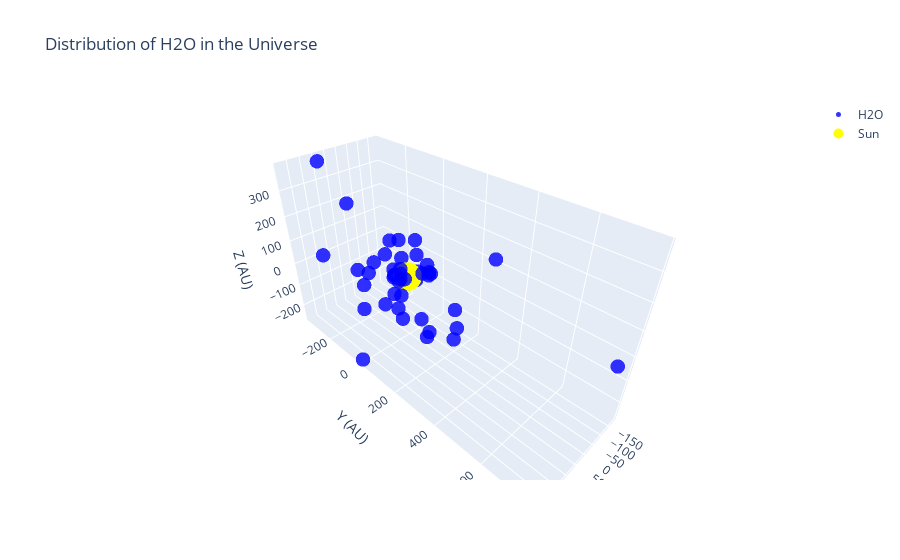
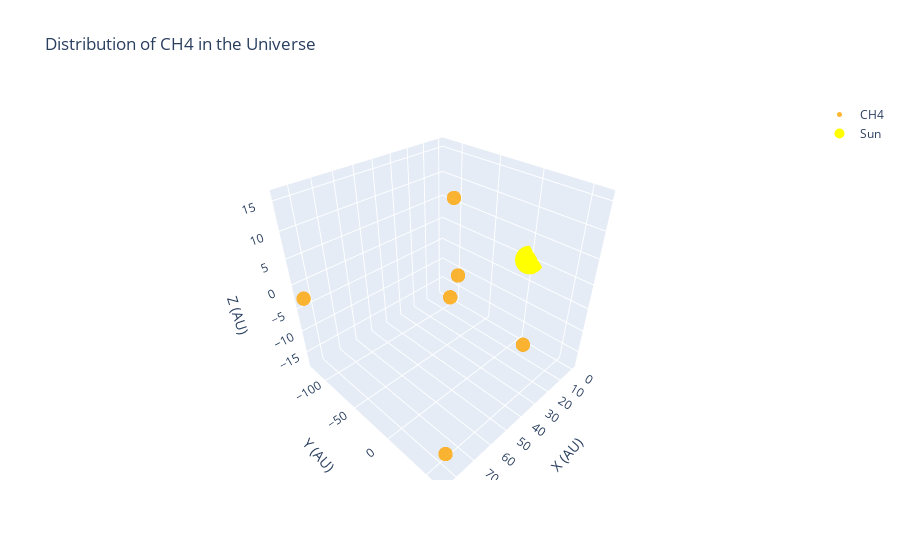
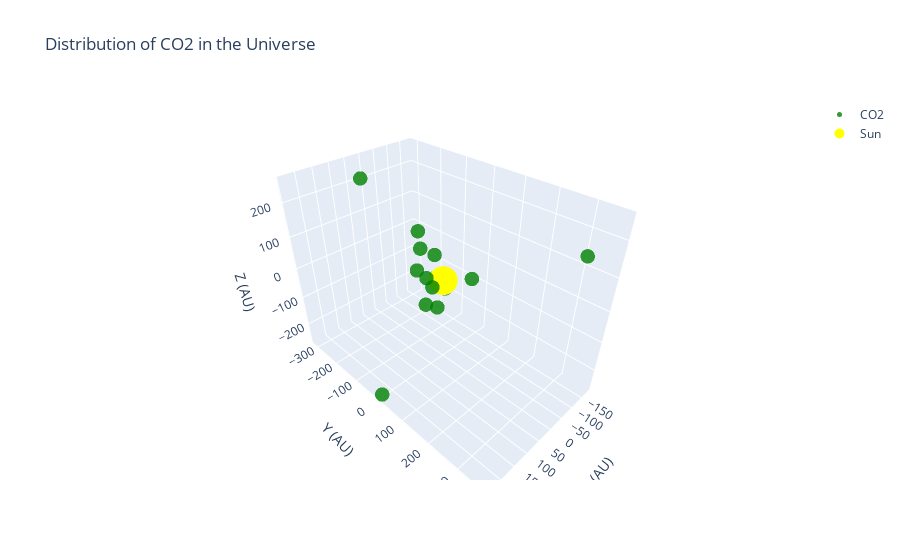
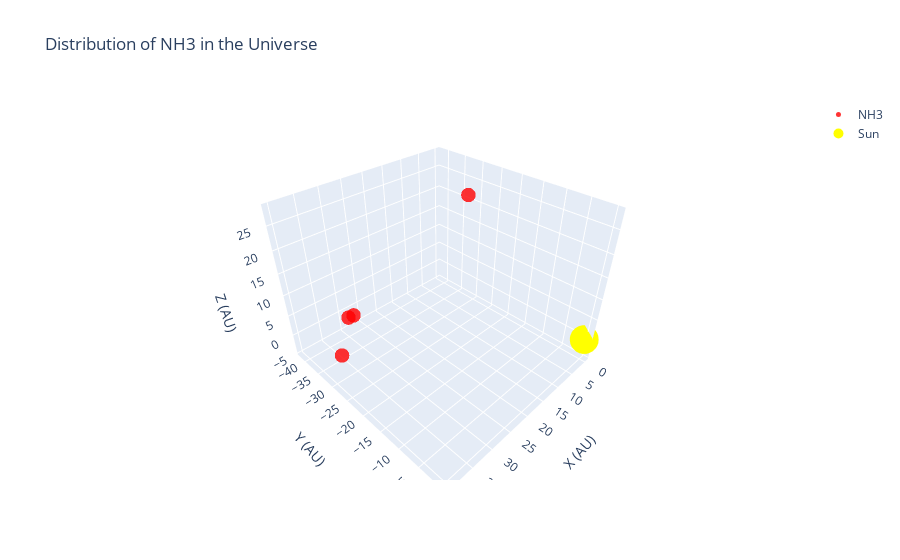

Here is the notebook cell these charts were saved with, in order:
### Markdown cell above
## Question 2: What molecules are most prevelant in which regions of the universe (3d graph)

### Code cell
import numpy as np
import plotly.graph_objects as go #to create interactive visualization



# Defining the molecules and their colors
molecules = ['H2O', 'CH4', 'CO2', 'NH3', 'CO', 'SO2', 'HCN']
colors = ['blue', 'orange', 'green', 'red', 'purple', 'brown', 'pink']


for i, molecule in enumerate(molecules): #iterate over molecules list
    molecule_data = cleanedDF.where(cleanedDF[molecule]==1) #get the rows where the molecule is present, merged_df[molecule] is a boolean Series
    # Converting RA and DEC to Cartesian coordinates
    #.radians to convert from degrees to radians
    # coordinates expressed in AU (astronomical units)
    # One AU is defined as the mean distance between the Earth and the Sun
    # implicitly assuming that the Sun (or the center of the planetary system) is at the origin (0, 0, 0) of our coordinate system.
    molecule_x = molecule_data['DistancetoPlanetarySystem'] * np.cos(np.radians(molecule_data['RightAscension'])) * np.cos(np.radians(molecule_data['Declination']))
    molecule_y = molecule_data['DistancetoPlanetarySystem'] * np.sin(np.radians(molecule_data['RightAscension'])) * np.cos(np.radians(molecule_data['Declination']))
    molecule_z = molecule_data['DistancetoPlanetarySystem'] * np.sin(np.radians(molecule_data['Declination']))

    fig = go.Figure(data=[
       go.Scatter3d( #create the 3D scatter plot
        x=molecule_x,
        y=molecule_y,
        z=molecule_z,
        mode='markers',
        marker=dict(
            size=5,
            color=colors[i],
            opacity=0.8
        ),
        name=molecule, #legend label
        text=molecule_data['PlanetName'], #planet name displayed when hover
        hoverinfo='text'
     ),
     go.Scatter3d(  # Add a point for the Sun
     x=[0],  # the Sun is at the origin (0, 0, 0)
     y=[0],
     z=[0],
     mode='markers',
     marker=dict(
        size=10,
        color='yellow',
        opacity=1
     ),
     name='Sun', 
     text=['Sun'], 
     hoverinfo='text'
   )
  ])

    layout = go.Layout( #customize appearance of plot
        title=f'Distribution of {molecule} in the Universe',
        scene=dict(
            xaxis=dict(title='X (AU)'),
            yaxis=dict(title='Y (AU)'),
            zaxis=dict(title='Z (AU)')
        )
    )

    fig.update_layout(layout)
    fig.show()

### Figure 1 — Plotly figure (JSON) as saved in the notebook; plotly's stock layout.template omitted (floating-point values rounded to 4 significant figures)
{"data": [{"hoverinfo": "text", "marker": {"color": "blue", "opacity": 0.8, "size": 5}, "mode": "markers", "name": "H2O", "text": [null, null, "CoRoT-1 b", null, null, null, null, "GJ 9827 d", "HAT-P-1 b", null, null, "HAT-P-7 b", "HAT-P-11 b", "HAT-P-12 b", null, "HAT-P-18 b", null, null, "HAT-P-26 b", "HAT-P-32 b", null, "HAT-P-41 b", null, null, null, null, null, null, "HATS-5 b", null, "HD 3167 c", null, null, null, null, null, null, "HD 106315 c", "HD 149026 b", "HD 189733 b", "HD 209458 b", null, null, null, null, "KELT-2 A b", null, "KELT-7 b", null, "KELT-11 b", null, null, null, null, null, null, "KOI-13 b", null, null, null, null, "LHS 1140 b", null, "LTT 9779 b", "MASCARA-1 b", null, null, null, "TOI-270 d", "TOI-674 b", null, null, null, null, null, null, null, null, null, null, null, null, "WASP-6 b", null, null, "WASP-12 b", "WASP-17 b", "WASP-18 b", "WASP-19 b", null, null, null, "WASP-33 b", "WASP-43 b", null, null, null, "WASP-52 b", null, "WASP-62 b", "WASP-63 b", null, "WASP-69 b", "WASP-74 b", "WASP-76 b", "WASP-77 A b", "WASP-79 b", "WASP-80 b", null, null, "WASP-96 b", null, null, null, null, "WASP-107 b", "WASP-117 b", null, "WASP-121 b", null, null, null, null, null, null, null, "XO-1 b"], "type": "scatter3d", "x": [null, null, -164.6, null, null, null, null, 29.35, 119.6, null, null, 86.46, 11.73, -90.23, null, -31.95, null, null, -118.4, 170.0, null, 159.3, null, null, null, null, null, null, 88.76, null, 46.6, null, null, null, null, null, null, -109.1, -22.65, 9.166, 39.89, null, null, null, null, -5.343, null, 23.17, null, -92.88, null, null, null, null, null, null, 103.6, null, null, null, null, 14.18, null, 63.69, 132.1, null, null, null, 5.096, -35.55, null, null, null, null, null, null, null, null, null, null, null, null, 178.0, null, null, -49.33, -179.3, 78.6, -159.8, null, null, null, 77.5, -77.41, null, null, null, 169.3, null, 3.843, -17.24, null, 35.2, 84.59, 173.6, 83.18, 85.11, 27.22, null, null, 238.7, null, null, null, null, -63.05, 80.85, null, -63.34, null, null, null, null, null, null, null, -70.89], "y": [null, null, 769.3, null, null, null, null, -4.244, -33.28, null, null, -211.4, -22.34, -50.82, null, -131.5, null, null, -77.38, 102.3, null, -308.3, null, null, null, null, null, null, 211.4, null, 7.165, null, null, null, null, null, null, -6.623, -55.02, -15.76, -22.3, null, null, null, null, 114.8, null, 111.8, null, 30.71, null, null, null, null, null, null, -339.4, null, null, null, null, 2.82, null, -1.48, -120.9, null, null, null, 12.88, 9.8, null, null, null, null, null, null, null, null, null, null, null, null, -37.33, null, null, 367.9, -310.1, 35.58, 98.22, null, null, null, 57.8, 36.25, null, null, null, -34.46, null, 76.93, 227.4, null, -35.17, -122.9, 87.07, 63.04, 194.5, -41.65, null, null, 4.361, null, null, null, null, -9.295, 60.43, null, 199.7, null, null, null, null, null, null, null, -125.5], "z": [null, null, -42.64, null, null, null, null, -0.6653, 99.35, null, null, 253.3, 28.1, 98.25, null, 87.93, null, null, 10.04, 210.4, null, 28.36, null, null, null, null, null, null, -90.23, null, 3.612, null, null, null, null, null, null, -0.7509, 47.07, 7.63, 15.63, null, null, null, null, 68.96, null, 75.08, null, -16.19, null, null, null, null, null, null, 378.8, null, null, null, null, -3.948, null, -49.11, 33.96, null, null, null, -17.7, -27.64, null, null, null, null, null, null, null, null, null, null, null, null, -75.99, null, null, 211.5, -190.9, -88.34, -191.9, null, null, null, 74.32, -14.77, null, null, null, 26.63, null, -157.8, -180.3, null, -4.437, -2.802, 9.162, -12.93, -125.6, -1.863, null, null, -259.3, null, null, null, null, -11.4, -121.5, null, -170.2, null, null, null, null, null, null, null, 77.21]}, {"hoverinfo": "text", "marker": {"color": "yellow", "opacity": 1, "size": 10}, "mode": "markers", "name": "Sun", "text": ["Sun"], "type": "scatter3d", "x": [0], "y": [0], "z": [0]}], "layout": {"scene": {"xaxis": {"title": {"text": "X (AU)"}}, "yaxis": {"title": {"text": "Y (AU)"}}, "zaxis": {"title": {"text": "Z (AU)"}}}, "title": {"text": "Distribution of H2O in the Universe"}}}

### Figure 2 — Plotly figure (JSON) as saved in the notebook; plotly's stock layout.template omitted (floating-point values rounded to 4 significant figures)
{"data": [{"hoverinfo": "text", "marker": {"color": "orange", "opacity": 0.8, "size": 5}, "mode": "markers", "name": "CH4", "text": [null, null, null, null, null, null, null, null, null, null, null, null, null, null, null, null, null, null, null, null, null, null, null, null, null, null, null, null, null, null, null, null, null, null, null, null, null, null, null, null, "HD 209458 b", null, null, null, null, null, null, null, null, null, null, null, null, null, null, null, null, null, null, null, null, null, null, null, null, null, null, null, "TOI-270 d", null, null, null, null, null, null, null, null, null, null, null, null, null, null, null, null, null, null, null, null, null, null, null, null, null, null, null, null, null, null, null, null, null, "WASP-69 b", "WASP-74 b", null, "WASP-77 A b", null, "WASP-80 b", null, null, null, null, null, null, null, null, null, null, null, null, null, null, null, null, null, null, null], "type": "scatter3d", "x": [null, null, null, null, null, null, null, null, null, null, null, null, null, null, null, null, null, null, null, null, null, null, null, null, null, null, null, null, null, null, null, null, null, null, null, null, null, null, null, null, 39.89, null, null, null, null, null, null, null, null, null, null, null, null, null, null, null, null, null, null, null, null, null, null, null, null, null, null, null, 5.096, null, null, null, null, null, null, null, null, null, null, null, null, null, null, null, null, null, null, null, null, null, null, null, null, null, null, null, null, null, null, null, null, null, 35.2, 84.59, null, 83.18, null, 27.22, null, null, null, null, null, null, null, null, null, null, null, null, null, null, null, null, null, null, null], "y": [null, null, null, null, null, null, null, null, null, null, null, null, null, null, null, null, null, null, null, null, null, null, null, null, null, null, null, null, null, null, null, null, null, null, null, null, null, null, null, null, -22.3, null, null, null, null, null, null, null, null, null, null, null, null, null, null, null, null, null, null, null, null, null, null, null, null, null, null, null, 12.88, null, null, null, null, null, null, null, null, null, null, null, null, null, null, null, null, null, null, null, null, null, null, null, null, null, null, null, null, null, null, null, null, null, -35.17, -122.9, null, 63.04, null, -41.65, null, null, null, null, null, null, null, null, null, null, null, null, null, null, null, null, null, null, null], "z": [null, null, null, null, null, null, null, null, null, null, null, null, null, null, null, null, null, null, null, null, null, null, null, null, null, null, null, null, null, null, null, null, null, null, null, null, null, null, null, null, 15.63, null, null, null, null, null, null, null, null, null, null, null, null, null, null, null, null, null, null, null, null, null, null, null, null, null, null, null, -17.7, null, null, null, null, null, null, null, null, null, null, null, null, null, null, null, null, null, null, null, null, null, null, null, null, null, null, null, null, null, null, null, null, null, -4.437, -2.802, null, -12.93, null, -1.863, null, null, null, null, null, null, null, null, null, null, null, null, null, null, null, null, null, null, null]}, {"hoverinfo": "text", "marker": {"color": "yellow", "opacity": 1, "size": 10}, "mode": "markers", "name": "Sun", "text": ["Sun"], "type": "scatter3d", "x": [0], "y": [0], "z": [0]}], "layout": {"scene": {"xaxis": {"title": {"text": "X (AU)"}}, "yaxis": {"title": {"text": "Y (AU)"}}, "zaxis": {"title": {"text": "Z (AU)"}}}, "title": {"text": "Distribution of CH4 in the Universe"}}}

### Figure 3 — Plotly figure (JSON) as saved in the notebook; plotly's stock layout.template omitted (floating-point values rounded to 4 significant figures)
{"data": [{"hoverinfo": "text", "marker": {"color": "green", "opacity": 0.8, "size": 5}, "mode": "markers", "name": "CO2", "text": [null, null, null, null, null, null, null, null, null, null, null, "HAT-P-7 b", null, null, null, "HAT-P-18 b", null, null, null, "HAT-P-32 b", null, null, null, null, null, null, null, null, null, null, "HD 3167 c", null, null, null, null, null, null, null, "HD 149026 b", "HD 189733 b", "HD 209458 b", null, null, null, null, null, null, null, null, null, null, null, null, null, null, null, null, null, null, null, null, null, null, "LTT 9779 b", null, null, null, null, "TOI-270 d", null, null, null, null, null, null, null, null, null, null, null, null, null, null, null, null, "WASP-12 b", "WASP-17 b", null, null, null, null, null, null, "WASP-43 b", null, null, null, null, null, null, null, null, null, null, null, "WASP-77 A b", null, null, null, null, "WASP-96 b", null, null, null, null, null, null, null, null, null, null, null, null, null, null, null, null], "type": "scatter3d", "x": [null, null, null, null, null, null, null, null, null, null, null, 86.46, null, null, null, -31.95, null, null, null, 170.0, null, null, null, null, null, null, null, null, null, null, 46.6, null, null, null, null, null, null, null, -22.65, 9.166, 39.89, null, null, null, null, null, null, null, null, null, null, null, null, null, null, null, null, null, null, null, null, null, null, 63.69, null, null, null, null, 5.096, null, null, null, null, null, null, null, null, null, null, null, null, null, null, null, null, -49.33, -179.3, null, null, null, null, null, null, -77.41, null, null, null, null, null, null, null, null, null, null, null, 83.18, null, null, null, null, 238.7, null, null, null, null, null, null, null, null, null, null, null, null, null, null, null, null], "y": [null, null, null, null, null, null, null, null, null, null, null, -211.4, null, null, null, -131.5, null, null, null, 102.3, null, null, null, null, null, null, null, null, null, null, 7.165, null, null, null, null, null, null, null, -55.02, -15.76, -22.3, null, null, null, null, null, null, null, null, null, null, null, null, null, null, null, null, null, null, null, null, null, null, -1.48, null, null, null, null, 12.88, null, null, null, null, null, null, null, null, null, null, null, null, null, null, null, null, 367.9, -310.1, null, null, null, null, null, null, 36.25, null, null, null, null, null, null, null, null, null, null, null, 63.04, null, null, null, null, 4.361, null, null, null, null, null, null, null, null, null, null, null, null, null, null, null, null], "z": [null, null, null, null, null, null, null, null, null, null, null, 253.3, null, null, null, 87.93, null, null, null, 210.4, null, null, null, null, null, null, null, null, null, null, 3.612, null, null, null, null, null, null, null, 47.07, 7.63, 15.63, null, null, null, null, null, null, null, null, null, null, null, null, null, null, null, null, null, null, null, null, null, null, -49.11, null, null, null, null, -17.7, null, null, null, null, null, null, null, null, null, null, null, null, null, null, null, null, 211.5, -190.9, null, null, null, null, null, null, -14.77, null, null, null, null, null, null, null, null, null, null, null, -12.93, null, null, null, null, -259.3, null, null, null, null, null, null, null, null, null, null, null, null, null, null, null, null]}, {"hoverinfo": "text", "marker": {"color": "yellow", "opacity": 1, "size": 10}, "mode": "markers", "name": "Sun", "text": ["Sun"], "type": "scatter3d", "x": [0], "y": [0], "z": [0]}], "layout": {"scene": {"xaxis": {"title": {"text": "X (AU)"}}, "yaxis": {"title": {"text": "Y (AU)"}}, "zaxis": {"title": {"text": "Z (AU)"}}}, "title": {"text": "Distribution of CO2 in the Universe"}}}

### Figure 4 — Plotly figure (JSON) as saved in the notebook; plotly's stock layout.template omitted (floating-point values rounded to 4 significant figures)
{"data": [{"hoverinfo": "text", "marker": {"color": "red", "opacity": 0.8, "size": 5}, "mode": "markers", "name": "NH3", "text": [null, null, null, null, null, null, null, null, null, null, null, null, "HAT-P-11 b", null, null, null, null, null, null, null, null, null, null, null, null, null, null, null, null, null, null, null, null, null, null, null, null, null, null, null, "HD 209458 b", null, null, null, null, null, null, null, null, null, null, null, null, null, null, null, null, null, null, null, null, null, null, null, null, null, null, null, null, null, null, null, null, null, null, null, null, null, null, null, null, null, null, null, null, null, null, null, null, null, null, null, null, null, null, null, null, null, null, null, null, null, "WASP-69 b", null, null, null, null, "WASP-80 b", null, null, null, null, null, null, null, null, null, null, null, null, null, null, null, null, null, null, null], "type": "scatter3d", "x": [null, null, null, null, null, null, null, null, null, null, null, null, 11.73, null, null, null, null, null, null, null, null, null, null, null, null, null, null, null, null, null, null, null, null, null, null, null, null, null, null, null, 39.89, null, null, null, null, null, null, null, null, null, null, null, null, null, null, null, null, null, null, null, null, null, null, null, null, null, null, null, null, null, null, null, null, null, null, null, null, null, null, null, null, null, null, null, null, null, null, null, null, null, null, null, null, null, null, null, null, null, null, null, null, null, 35.2, null, null, null, null, 27.22, null, null, null, null, null, null, null, null, null, null, null, null, null, null, null, null, null, null, null], "y": [null, null, null, null, null, null, null, null, null, null, null, null, -22.34, null, null, null, null, null, null, null, null, null, null, null, null, null, null, null, null, null, null, null, null, null, null, null, null, null, null, null, -22.3, null, null, null, null, null, null, null, null, null, null, null, null, null, null, null, null, null, null, null, null, null, null, null, null, null, null, null, null, null, null, null, null, null, null, null, null, null, null, null, null, null, null, null, null, null, null, null, null, null, null, null, null, null, null, null, null, null, null, null, null, null, -35.17, null, null, null, null, -41.65, null, null, null, null, null, null, null, null, null, null, null, null, null, null, null, null, null, null, null], "z": [null, null, null, null, null, null, null, null, null, null, null, null, 28.1, null, null, null, null, null, null, null, null, null, null, null, null, null, null, null, null, null, null, null, null, null, null, null, null, null, null, null, 15.63, null, null, null, null, null, null, null, null, null, null, null, null, null, null, null, null, null, null, null, null, null, null, null, null, null, null, null, null, null, null, null, null, null, null, null, null, null, null, null, null, null, null, null, null, null, null, null, null, null, null, null, null, null, null, null, null, null, null, null, null, null, -4.437, null, null, null, null, -1.863, null, null, null, null, null, null, null, null, null, null, null, null, null, null, null, null, null, null, null]}, {"hoverinfo": "text", "marker": {"color": "yellow", "opacity": 1, "size": 10}, "mode": "markers", "name": "Sun", "text": ["Sun"], "type": "scatter3d", "x": [0], "y": [0], "z": [0]}], "layout": {"scene": {"xaxis": {"title": {"text": "X (AU)"}}, "yaxis": {"title": {"text": "Y (AU)"}}, "zaxis": {"title": {"text": "Z (AU)"}}}, "title": {"text": "Distribution of NH3 in the Universe"}}}
